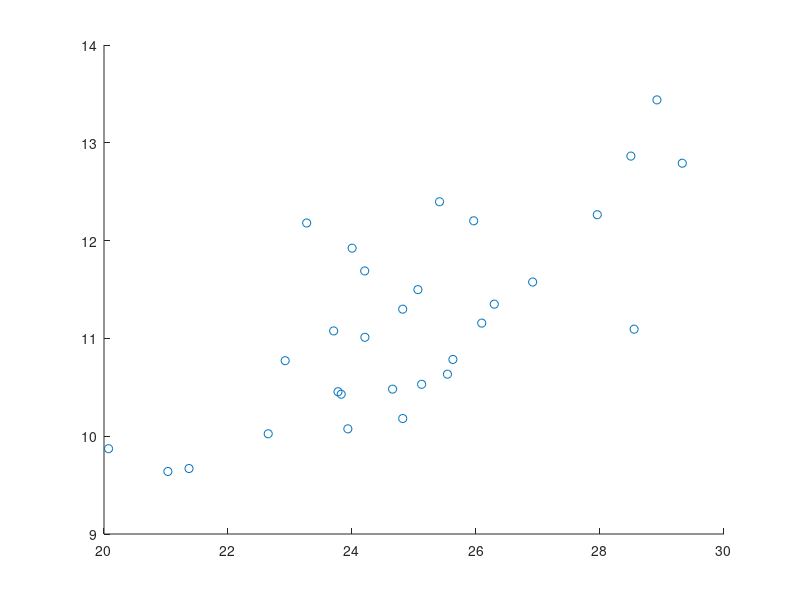
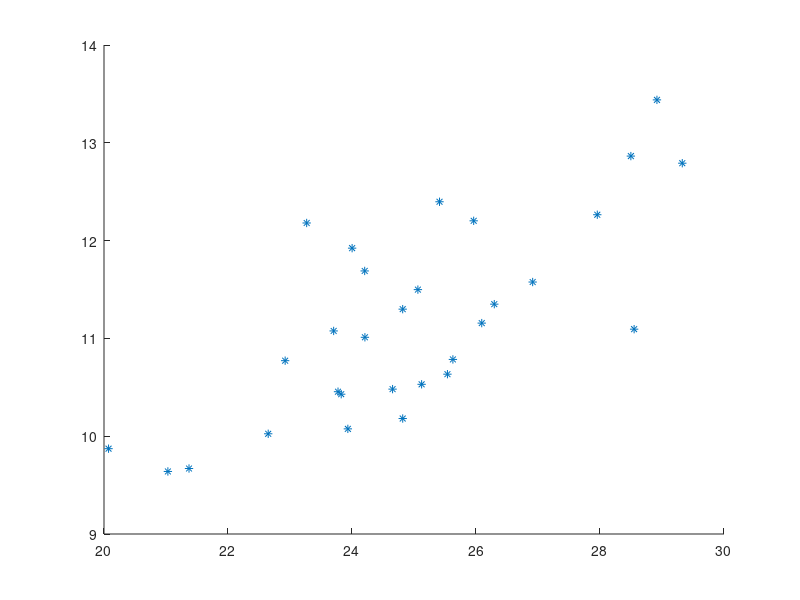

These figures' MATLAB source, in order: (Note: this script raises an error after producing the figures.)
%[y x1 x2]
  A=[80750.67983207744 24.817574516788952 1;
   33842.079470753873 23.825936382302192 0;
   194891.66932077392 23.268858402065369 1;
   15359.851544095609 21.030399174664652 1;
   64627.861059016643 23.704123793069336 0;
   34716.982870117215 23.77441539597471 0;
   26389.594392983439 24.81798320776792 0;
   212050.82646712702 27.95619562877393 0;
   106562.10472443166 26.913936961708149 0;
   386231.12334980676 28.497900986527739 1;
   37443.08337862941 25.122825258965264 0;
   65803.947236528023 28.550334084373336 0;
   35645.20344913489 24.654415467595264 0;
   22578.862223847584 22.648485977635783 0;
   84982.349041792477 26.294842137299753 0;
   48289.449189191306 25.627341189419198 0;
   242113.74753331198 25.411564676448855 1;
   23743.041118853296 23.933114393184741 0;
   119344.8891157014 24.20462371266418 1;
   15829.088847510799 21.371219777344184 1;
   47676.41669545789 22.921778784952238 1;
   19388.610568250097 20.073232131846215 1;
   359120.91922456573 29.327012247765065 0;
   70009.02286133208 26.092585410840297 0;
   686221.103911334 28.918456938262793 1;
   60557.485437015755 24.20824840285832 0;
   150665.64756441588 24.001813440136246 1;
   41530.151174548868 25.539341179688915 0;
   199256.16339654507 25.962594382507731 1;
   98595.985965528133 25.062788211049885 0];
y=A(:,1);  %number of bacteria grown during time t
x1=A(:,2); % temperature in C
x2=A(:,3); % binary, 0 for humidity <80%, 1: for >80%


% a) 
scatter(x1,log(y)) %Scatter plot y against x1
corr1 = corr(x1,y) %Calculate correlation between them
% corr = 0.6459

%Conclusion: 
% temperature(x1) does seem to correlate linearly according to scatter plot

% b)
X = [ones(size(x1)) x1 x2]; % y = 1 + b1*x1 + b2*x2
logy = log(y);
[b, bint] = regress(logy,X); 
% Regr coef?f  : y = 1.1720 + 0.3849*x1 + 1.0057*x2

% c) 
corr2 = corr(x1, logy)
% corr2 = 0.7402
figure
scatter(x1,logy,'*');
hold on
lsline %
hold off

scatter3(x1,x2,y,'filled')
hold on
x1fit = min(x1):100:max(x1);
x2fit = 0:1;
[X1FIT,X2FIT] = meshgrid(x1fit,x2fit);
YFIT = b(1) + b(2)*X1FIT + b(3)*X2FIT;
xlabel('temp')
ylabel('humidity low/high')
zlabel('#bacteria')
view(50,10)
hold off
%}


% d) Predict for 25C, low humidity

P = [1 25 0];
pred = P * b;
predInterval = P * [bint(:,1) bint(:,2)]

% CI_95: (6.5317 ; 15.0590)
